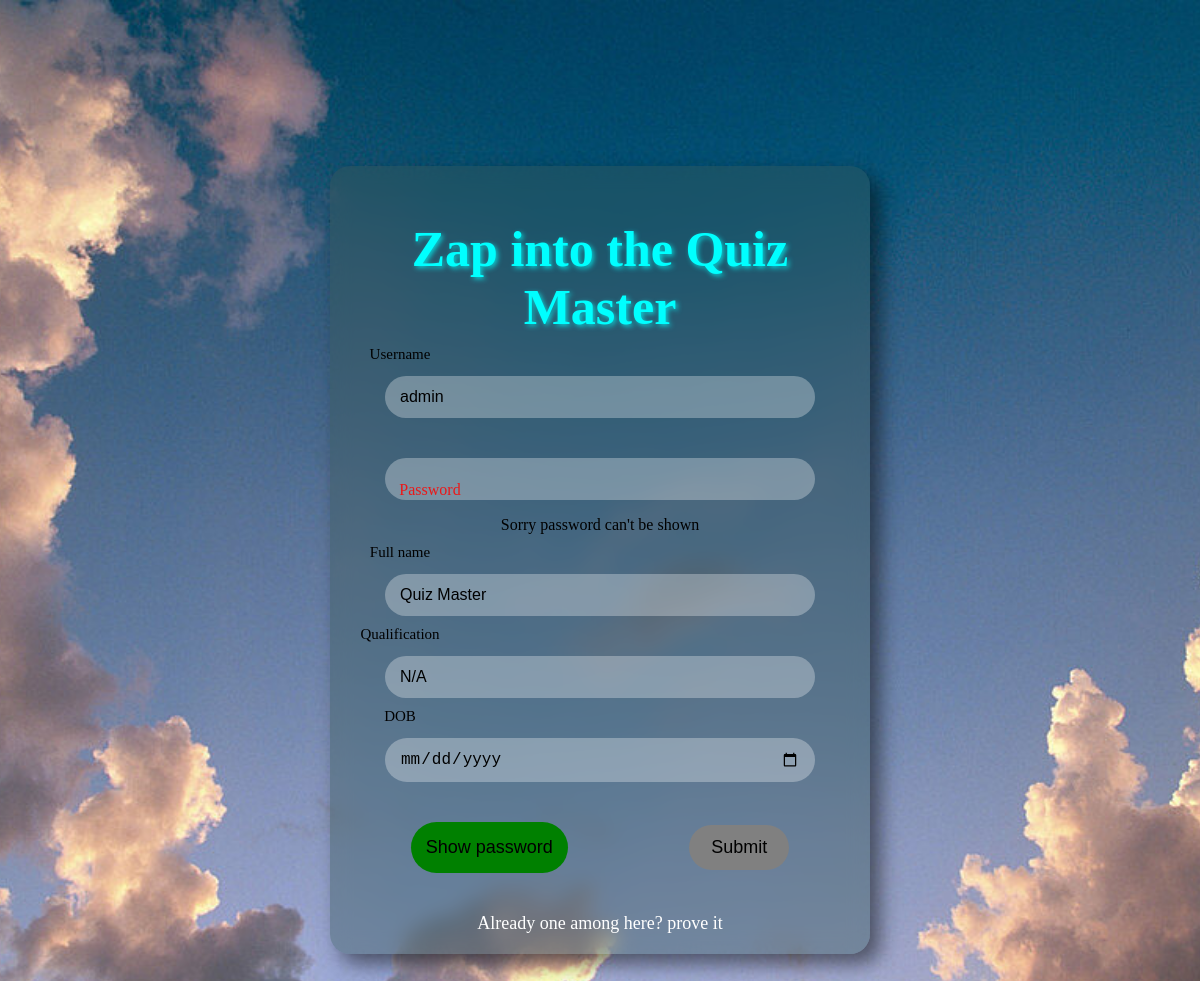
Screenshot of /edit_profile (signed in) with the database file from the repository.
### tables this page shows
CREATE TABLE user(
    id INTEGER PRIMARY KEY AUTOINCREMENT,
    username TEXT UNIQUE NOT NULL,
    password TEXT NOT NULL,
    full_name TEXT NOT NULL,
    qualification TEXT NOT NULL,
    dob TEXT NOT NULL
    );

### app.py (the view, shortened to what this page needs)
@app.route('/edit_profile',methods=["GET",'POST'])
def edit_profile():
    conn=sql.connect('quiz_database.db')
    conn.row_factory=sql.Row
    curr=conn.cursor()
    curr.execute('SELECT * from user WHERE id=?',(session['uid'],))
    exuser=curr.fetchone()
    return render_template('edit_profile.html',exuser=exuser)

### templates/edit_profile.html (shortened to what this page needs)
<!DOCTYPE html>
<html lang="en">
    <head>
    <link rel="stylesheet" href="/static/logandreg.css">
    </head>
    <body>
        <main>
            <div class="container">
                <form action="{{url_for('edit_profile')}}" method="POST">
                <h1>Zap into the Quiz Master</h1>
                <div class="input-cont">
                    <input type="text" name="uname" id="uname" placeholder="" value="{{exuser['username']}}" required>
                    <label for="uname">Username</label>
                </div>
                <div class="input-cont">
                    <input type="password" name="pwd" id="pwd" placeholder=" " onkeyup="validatepwd()" required>
                    <label for="uname">Password</label>
                    <p>Sorry password can't be shown</p>
                </div>
                <div class="input-cont">
                    <input type="text" name="fname" id="fname" placeholder="" value="{{exuser['full_name']}}" required>
                    <label for="uname">Full name</label>
                </div>
                <div class="input-cont">
                    <input type="text" name="qual" id="qual" placeholder="" value="{{exuser['qualification']}}" required>
                    <label for="uname">Qualification</label>
                </div>
                <div class="input-cont">
                    <input type="date" name="dob" id="dob" min="1930-01-01" max="2020-01-01" value="{{exuser['dob']}}" required>
                    <label for="uname">DOB</label>
                </div>
                <div class="but">
                    <button type="button" id="togglepwd">Show password</button>
                    <input type="submit" value="Submit" id="sub" disabled>
                </div>
                <a href="{{url_for('login')}}">Already one among here? prove it</a>
            </form>
            </div>
        </main>
    </body>
</html>

### static/logandreg.css (style rules this page uses)
body { height: 100vh; margin: 0; background: url('/static/login_bg.jpg') no-repeat center; background-size: cover; }
main { display: flex; justify-content: center; align-items: center; width: 100%; height: 100%; }
.container { background-color: rgba(55, 88, 88, 0.4); padding: 20px; border-radius: 20px; box-shadow: 10px 10px 20px rgba(0,0,0,0.5); width: 500px; backdrop-filter: blur(10px); text-align: center; transition: transform 0.3s ease-in-out; }
.input-cont { position: relative; margin: 20px 0; width: 100%; }
label { position: absolute; left: 50px; top: 50%; transform: translateY(-50%); font-size: 16px; color: rgb(235, 24, 24); }
input { width: 80%; margin: 10px 0; padding: 12px 15px; border-radius: 25px; border: none; outline: none; font-size: 16px; background-color: rgba(255,255,255,0.3); color: black; transition: all 0.3s ease; }
input[type="submit"] { cursor: pointer; font-size: large; background-color: green; width: 100px; transition: 0.2s; }
a { font-size: large; display: block; margin-top: 20px; color: white; text-decoration: none; transition: all 0.3s ease-in-out; }
h1 { color: cyan; text-shadow: 2px 2px 5px rgba(0, 255, 255, 0.7); font-size: 50px; }
button { display: block; margin:20px auto; padding: 15px; font-size: large; border-radius: 30px; border: none; background-color: green; transition: all 0.4s ease-in-out; }
#uname { text-transform: lowercase; }

### templates/edit_profile.html (style rules this page uses)
body { height: 140vh; }
label { position: absolute; top: 30%; left: 80px; transform: translateX(-50%); color: rgb(235,24,24); }
input { display: block; width: 80%; margin: 40px auto 0px auto; padding: 12px 15px; border-radius: 25px; border: none; color: black; }
input:focus + label, input:not(:placeholder-shown)+label { top: -30px; left: 50px; font-size: 15px; color: black; }
input[type="submit"] { margin: auto; cursor: pointer; font-size: large; background-color: green; width: 100px; transition: 0.2s; }
#fname { text-transform: capitalize; }
#sub:disabled { cursor: not-allowed; background-color: gray; }
.but { display: flex; justify-content: center; }

### rows the page displays
user: uname "admin", fname "Quiz Master", qual "N/A"
